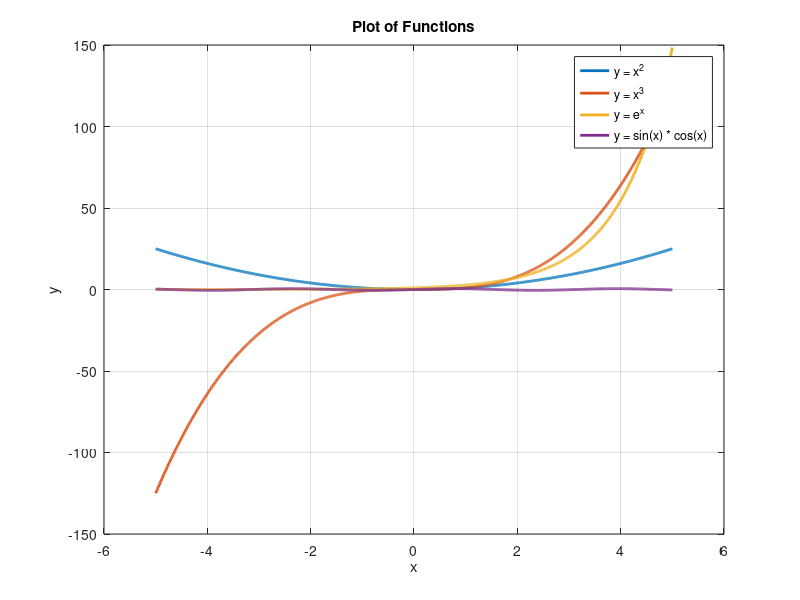

Source code (MATLAB):
x = linspace(-5, 5, 1000);
y1 = x.^2;
y2 = x.^3;
y3 = exp(x);
y4 = sin(x) .* cos(x);

figure;
plot(x, y1, 'LineWidth', 2, 'DisplayName', 'y = x^2');
hold on;
plot(x, y2, 'LineWidth', 2, 'DisplayName', 'y = x^3');
plot(x, y3, 'LineWidth', 2, 'DisplayName', 'y = e^x');
plot(x, y4, 'LineWidth', 2, 'DisplayName', 'y = sin(x) * cos(x)');

xlabel('x');
ylabel('y');
legend('show');
title('Plot of Functions');
grid on;
hold off;
